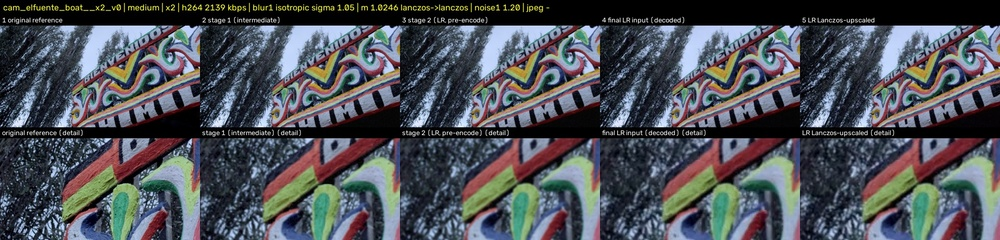
#> input picture reports/contact_sheets/cam_elfuente_boat__x2_v0.jpg, 1000 x 240 px, shrunk from 1920 x 460 before the run
$ python -i colour.py   (imports and definitions only)
#> lines starting #> are read from the running program, lines starting #| are printed output that depends on the picture
#> further down, picture is the input picture: shape (240, 1000, 3); mean B, G, R 87, 80.3, 77
"""Explicit BT.709 limited-range conversions between 8-bit 4:2:0 and float R'G'B'.

The degradation operates on non-linear R'G'B' in [0, 1] (what a camera or renderer
outputs before encoding). Conversions are written out here, not delegated to ffmpeg's
defaults, so the colour interpretation is fixed and documented:

* matrix BT.709 (Kr = 0.2126, Kb = 0.0722), limited range (Y 16-235, C 16-240);
* 4:2:0 chroma sited "left" (MPEG-2 / H.264 default): co-sited with even luma columns,
  vertically centred between the two luma rows;
* upsampling: linear interpolation at that siting; downsampling: [1, 2, 1] / 4 horizontally
  around the co-sited column, mean of the two rows vertically.
"""

from __future__ import annotations

import cv2
import numpy as np

# [1 line not run here, left out]

KR, KB = 0.2126, 0.0722
KG = 1.0 - KR - KB

# Fast paths (OpenCV SIMD) implementing exactly the same maths as the reference
# functions below; tests assert equality. Chroma upsampling uses inverse affine maps:
# luma (x, y) samples chroma at (x / 2, y / 2 - 0.25) = left-sited, vertically centred.
_M_UP = np.array([[0.5, 0.0, 0.0], [0.0, 0.5, -0.25]], np.float32)
_A, _C = 1.0 / 219.0, 1.0 / 224.0
_R_CR = 2.0 * (1.0 - KR) * _C
_B_CB = 2.0 * (1.0 - KB) * _C
_G_CB = -KB * 2.0 * (1.0 - KB) * _C / KG
_G_CR = -KR * 2.0 * (1.0 - KR) * _C / KG
_YCC_TO_RGB = np.array([
    [_A, 0.0, _R_CR, -16.0 * _A - 128.0 * _R_CR],
    [_A, _G_CB, _G_CR, -16.0 * _A - 128.0 * (_G_CB + _G_CR)],
    [_A, _B_CB, 0.0, -16.0 * _A - 128.0 * _B_CB],
], np.float32)
_RGB_TO_YCC = np.array([
    [219.0 * KR, 219.0 * KG, 219.0 * KB, 16.0],
    [224.0 * -KR / (2 * (1 - KB)), 224.0 * -KG / (2 * (1 - KB)), 224.0 * (1 - KB) / (2 * (1 - KB)), 128.0],
    [224.0 * (1 - KR) / (2 * (1 - KR)), 224.0 * -KG / (2 * (1 - KR)), 224.0 * -KB / (2 * (1 - KR)), 128.0],
], np.float32)
# 2x3 kernel: mean of the two rows, [1, 2, 1] / 4 around the co-sited column
_DOWN_K = np.array([[1.0, 2.0, 1.0], [1.0, 2.0, 1.0]], np.float32) / 8.0


# [8 lines left out: function yuv420_to_rgb, not called in this run]


def rgb_to_yuv420(rgb: np.ndarray) -> tuple[np.ndarray, np.ndarray, np.ndarray]:
    """float R'G'B' (H, W, 3) -> 8-bit 4:2:0 BT.709 limited planes. H and W must be even."""
    h, w = rgb.shape[:2]
#> h = 240; w = 1000
    if h % 2 or w % 2:
        raise ValueError(f"odd frame size {w}x{h}")
    ycc = cv2.transform(np.ascontiguousarray(rgb, dtype=np.float32), _RGB_TO_YCC)
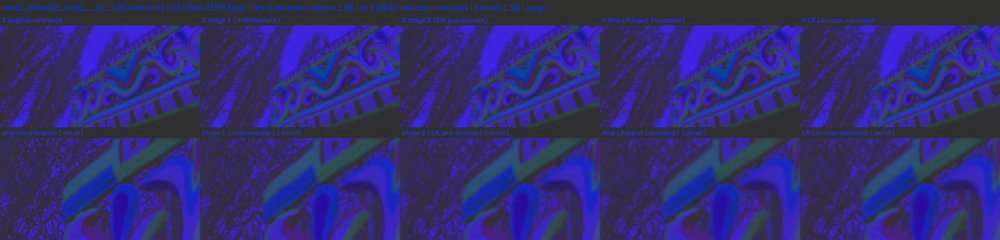
#> ycc: shape (240, 1000, 3) float32; mean B, G, R 17863.1, -410.1, 908.2; drawn with min black and max white
    yy, cb, cr = cv2.split(ycc)
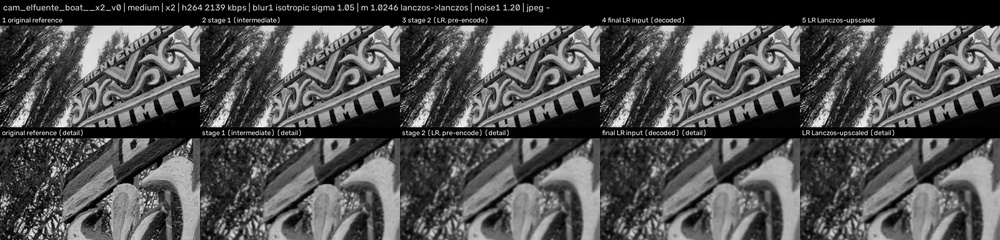
#> yy: shape (240, 1000) float32; min 16, max 55671.3, mean 17863.8; drawn with min black and max white
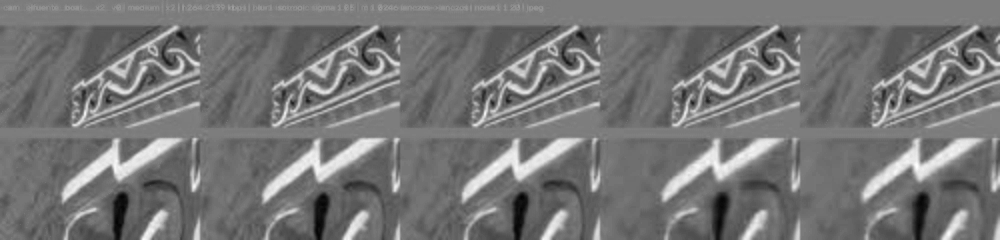
#> cb: shape (240, 1000) float32; min -10215.7, max 10812.4, mean -410.1; drawn with min black and max white
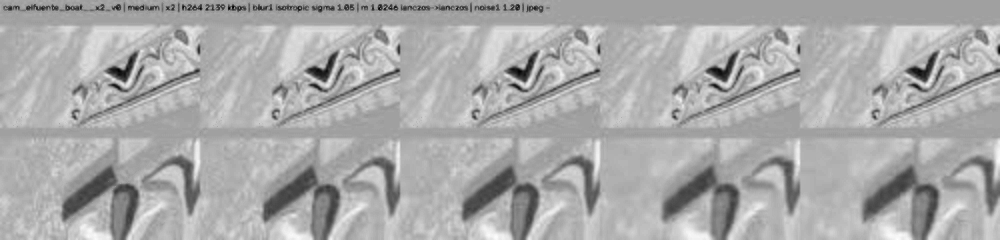
#> cr: shape (240, 1000) float32; min -12497.2, max 7562, mean 908.2; drawn with min black and max white
    # filter2D anchor (1, 0): out(r, c) = sum_k K[i, j] * in(r + i, c + j - 1)
    cbd = cv2.filter2D(cb, -1, _DOWN_K, anchor=(1, 0), borderType=cv2.BORDER_REPLICATE)[0::2, 0::2]
    crd = cv2.filter2D(cr, -1, _DOWN_K, anchor=(1, 0), borderType=cv2.BORDER_REPLICATE)[0::2, 0::2]
    return _to_u8(yy), _to_u8(cbd), _to_u8(crd)


# ---- reference implementations (plain NumPy; the test oracle for the fast paths) ----


# [17 lines left out: functions _up_h_left, _up_v_centre, not called in this run]


def upsample_chroma(c: np.ndarray, width: int, height: int) -> np.ndarray:
    return _up_v_centre(_up_h_left(c.astype(np.float32), width), height)


# [28 lines left out: functions downsample_chroma, yuv420_to_rgb_reference, rgb_to_yuv444, not called in this run]


def _to_u8(p: np.ndarray) -> np.ndarray:
    return np.clip(np.rint(p), 0, 255).astype(np.uint8)
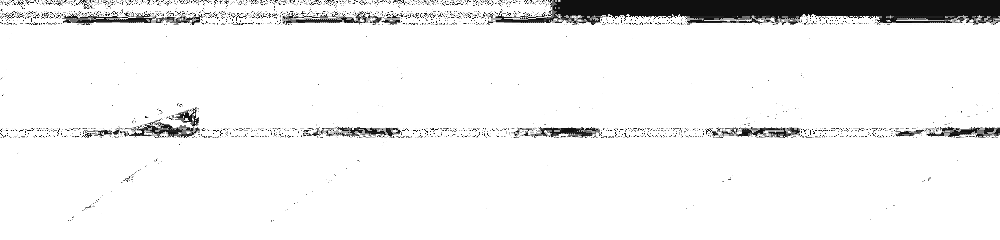
#> returned value: shape (240, 1000); min 16, max 255, mean 240


# [7 lines left out: function rgb_to_yuv420_reference, not called in this run]


def luma_u8_to_float(y: np.ndarray) -> np.ndarray:
    return (y.astype(np.float32) - 16.0) / 219.0

>>> import cv2
>>> picture = cv2.imread('../../reports/contact_sheets/cam_elfuente_boat__x2_v0.jpg')
>>> result = rgb_to_yuv420(picture)
#> in _to_u8 (call 2), `return np.clip(np.rint(p), 0, 255).astype(np.uint8)`:
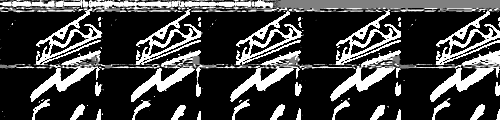
#> returned value: shape (120, 500); min 0, max 255, mean 66
#> in _to_u8 (call 3), `return np.clip(np.rint(p), 0, 255).astype(np.uint8)`:
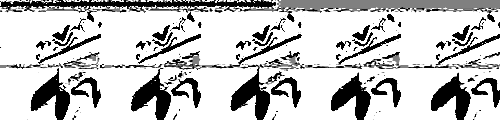
#> returned value: shape (120, 500); min 0, max 255, mean 194.4
